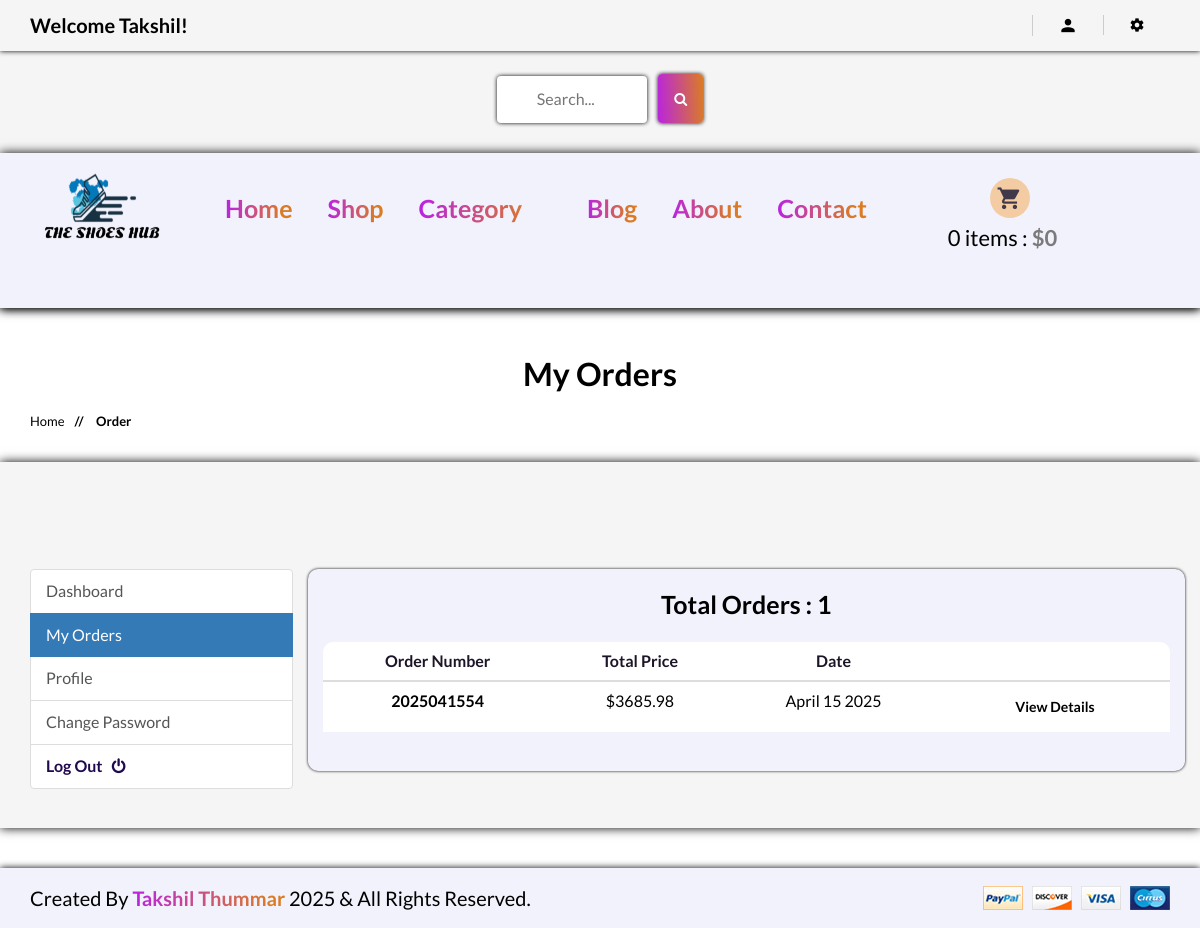
/account/my_orders/ (signed in), run on the app's committed database.
### accounts/models.py (models this page shows, shortened)
class Account(AbstractBaseUser):
    first_name = models.CharField(max_length=50)
    last_name = models.CharField(max_length=50)
    username = models.CharField(max_length=50, unique=True)
    email = models.EmailField(max_length=100, unique=True)
    Phone_number = models.CharField(max_length=50)
    is_admin = models.BooleanField(default=False)
    is_staff = models.BooleanField(default=False)
    is_active = models.BooleanField(default=False)
    is_superadmin = models.BooleanField(default=False)
    date_joined_for_format = models.DateTimeField(auto_now_add=True)
    last_login_for_format  = models.DateTimeField(auto_now_add=True)
    USERNAME_FIELD = 'email'
    REQUIRED_FIELDS = ['username', 'first_name', 'last_name']
    objects = AccountManger()

### orders/models.py (models this page shows, shortened)
class Order(models.Model):
    STATUS = (
        ('New', 'New'),
        ('Accepted', 'Accepted'),
        ('Completed', 'Completed'),
        ('Cancelled', 'Cancelled'),
    )
    user = models.ForeignKey(Account, on_delete=models.SET_NULL, null=True)
    payment = models.ForeignKey(Payment, on_delete=models.SET_NULL, blank=True, null=True)
    order_number = models.CharField(max_length=20)
    first_name = models.CharField(max_length=50)
    last_name = models.CharField(max_length=50)
    phone = models.CharField(max_length=15)
    email = models.EmailField(max_length=50)
    address = models.TextField(max_length=1000)
    country = models.CharField(max_length=50)
    state = models.CharField(max_length=50)
    city = models.CharField(max_length=50)
    order_note = models.CharField(max_length=1000, blank=True)
    order_total = models.FloatField()
    tax = models.FloatField()
    status = models.CharField(max_length=10, choices=STATUS, default='New')
    ip = models.CharField(blank=True, max_length=20)
    is_ordered = models.BooleanField(default=False)
    created_at = models.DateTimeField(auto_now_add=True)
    updated_at = models.DateTimeField(auto_now=True)
    def order_created(self):
        return self.created_at.strftime('%B %d %Y')

### accounts/views.py (the view)
# urls.py: path('my_orders/', views.my_orders, name='my_orders'),
@login_required(login_url = 'accounts:login')
def my_orders(request):
    orders = Order.objects.filter(user=request.user, is_ordered=True).order_by('-created_at')
    orders_count = orders.count()
    context = {
        'orders':orders,
        'orders_count':orders_count,
    }
    return render(request, 'shop/accounts/dashboard/my_orders.html', context)

### shop/context_processors.py (called while the page is built)
def category_list(request):
    return {
        'categories' : Category.objects.all(),
    }

### shop/models.py (called while the page is built)
    def get_category_slug_url(self):
        return reverse('shop:categries', args=[self.slug])

### templates/shop/accounts/dashboard/my_orders.html (shortened to what this page needs)
{% extends '../../../base.html' %} {% load static %} {% block title %}My Orders{% endblock title %} {% block content %}
<div class="pages-title section-padding" style="margin-bottom:30px;">
    <div class="container">
        <div style="background: white" class="row">
            <div class="col-xs-12">
                <div class="pages-title-text text-center">
                    <h2 style="color: black">My Orders</h2>
                    <ul class="text-left" style="margin-top: -30px; margin-bottom: 40px;">
                        <li><a style="color: black" href="\">Home </a></li>
                        <li style="color: black"><span> // </span>Order</li>
                    </ul>
                </div>
            </div>
        </div>
    </div>
</div>
<section style="margin-bottom:40px; background: #f5f5f5; padding-top: 70px; box-shadow: 0 0 10px black;" class="section-conten padding-y bg">
    <br><br>
    <div class="container">
        <div class="row">
            {% include "includes/dashboard_slider.html" %}
            <main style="background: #f2f2fc; box-shadow: 0 0 3px black; border-radius:10px" class="col-md-9">
                <article class="card"><br>
                    <header class="card-header text-center">
                        <strong style="font-size:25px; color: black;" class="d-inline-block mr-3">Total Orders : {{orders_count}}</strong>
                    </header>
                    <br> {% if orders_count >= 1 %}
                    <table class="table table-hover text-center">
                        <thead>
                            <tr>
                                <th style="background: white; color:#1C1427;font-size:16px;border-radius:10px 0  0 0 ; " scope="col">Order Number</th>
                                <th style="background: white; color:#1C1427;font-size:16px" scope="col">Total Price</th>
                                <th style="background:white; color:#1C1427;font-size:16px" scope="col">Date</th>
                                <th style="background: white; color:#1C1427;font-size:16px; border-radius:0 10px 0 0 " scope="col"></th>
                            </tr>
                        </thead>
                        <tbody>
                            {% for order in orders %}
                            <tr class='hav'>
                                <th style="background: white; color: black; font-size:16px" class="text-center" scope="row">{{order.order_number}}</th>
                                <td style="background:white; color: black; font-size:16px">${{order.order_total}}</td>
                                <td style="background:white; color: black; font-size:16px">{{order.order_created}}</td>
                                <td style="background:white; font-size:16px"><b><a class="btn" style="background: white; color:#000" href='{% url "accounts:order_detail" order.order_number%}'><b>View Details</b></a>
                                    </b>
                                </td>
                            </tr>
                            {% endfor %}
                        </tbody>
                    </table>
                    <br>
                        {% endif %}
                </article>
            </main>
            <br>
            </div>
        </div>
    <br>
</section>
{% endblock content %}

### templates/base.html (shortened to what this page needs)
{% load static %}
<!doctype html>
<html class="no-js" lang="">
<head>
    <link href="/media/fonts/fontawesome/css/all.min.css" type="text/css" rel="stylesheet" />
    <link rel="stylesheet" href="{% static 'css/bootstrap.min.css' %}">
    <link rel="stylesheet" href="{% static 'css/animate.css' %}">
    <link rel="stylesheet" href="{% static 'css/materialdesignicons.min.css' %}">
    <link rel="stylesheet" href="{% static 'css/jquery.simpleLens.css' %}">
    <link rel="stylesheet" href="{% static 'css/jquery-ui.min.css' %}">
    <link rel="stylesheet" href="{% static 'css/meanmenu.min.css' %}">
    <link rel="stylesheet" href="{% static 'css/nivo-slider.css' %}">
    <link rel="stylesheet" href="{% static 'css/owl.carousel.css' %}">
    <link rel="stylesheet" href="{% static 'css/style.css' %}">
    <link rel="stylesheet" href="{% static 'css/responsive.css' %}">
    <link rel="stylesheet" href="https://cdnjs.cloudflare.com/ajax/libs/font-awesome/4.7.0/css/font-awesome.min.css">
</head>
<body>
    <header class="header-one header-two" style="background-color: #f5f5f5; box-shadow: 0 0 10px black;">
        <div class="header-top-two" style="background-color: #f5f5f5; box-shadow: 0 0 5px black; margin-bottom: 15px;">
            <div class="container text-center">
                <div class="row">
                    <div class="col-sm-12">
                        <div class="middel-top">
                            {% if user.id is None %}
                            <div class="left floatleft">
                                <p style="color: black;  font-weight: 800; font-size: 20px;"><b>Welcome Guest!</b></p>
                            </div>
                            {% else %}
                            <div class="left floatleft">
                                <p style="color: black; font-weight: 800; font-size: 20px;"><b>Welcome {{user.first_name | capfirst}}!</b></p>
                            </div>
                            {% endif %}
                        </div>
                        <div class="middel-top clearfix">
                            <ul class="clearfix right floatright">
                                <li style="color: black;">
                                    <a href="#" style="color: black;  font-weight: 800; font-size: 20px;"><i class="mdi mdi-account"></i></a>
                                </li>
                                {% if user.is_authenticated %}
                                <li style="color: black;">
                                    <a href="#" style="color: black;"><i class="mdi mdi-settings"></i></a>
                                </li>
                                {% endif %}
                            </ul>
                        </div>
                    </div>
                </div>
            </div>
        </div>
        <div>
            <div class="container text-center">
                <div class="row">
                    <div class="col-sm-12">
                        <form id="searchh" action={% url 'shop:search' %} method="GET">
                            <input type="text" name="keyword" style="border: none; box-shadow: 0 0 4px black; margin-right: 10px;" placeholder="Search...">
                            <button style="height:49px; width: 45px; margin-bottom:6px; box-shadow: 0 0 4px black; background: linear-gradient(267deg, #DA7C25 0.36%, #B923E1 102.06%); margin-left:-1px; border:None " class="btn btn-warning" type="submit"> <i style="color:white; " class="fa fa-search"></i> </button>
                        </form>
                    </div>
                </div>
            </div>
        </div>
        <div class="index-page" style="background-color: #f2f2fc; margin-top: 20px; box-shadow: 0 0 10px black;">
            <div class="container text-center">
                <div class="row" style="margin-top: -5px;">
                    <div class="col-sm-2">
                        <div class="logo">
                            <a href="\"><img src="{% static 'img/logo-1.png' %}" alt="Logo" style="height: 200px; width: 200px; margin-top: -30px; margin-bottom: -50px;"></a>
                        </div>
                    </div>
                    <div class="col-sm-8">
                        <div class="header-middel">
                            <div class="mainmenu ">
                                <nav>
                                    <ul>
                                        <li class="nav-text-color"><a href="\">Home</a></li>
                                        <li class="nav-text-color"><a href="{% url 'shop:shop' %}">Shop</a></li>
                                        <li class="nav-text-color"><a href="#">Category <i class="mdi mdi-arrow-down"></i></a>
                                        </li>
                                        <li class="nav-text-color"><a href="{% url 'shop:blog' %}">Blog</a></li>
                                        <li class="nav-text-color"><a href="{% url 'shop:about' %}">About</a></li>
                                        <li class="nav-text-color"><a href="{% url 'shop:contact' %}">Contact</a></li>
                                    </ul>
                                </nav>
                            </div>
                        </div>
                    </div>
                    <div class="col-sm-2" style="margin-bottom: 20px;">
                        <div class="cart-itmes">
                            <a class="cart-itme-a" href="{% url 'cart:cart' %}"> <i class="mdi mdi-cart"></i> {{quantityyy}} items : <strong>${{totalll}}</strong> </a>
                        </div>
                    </div>
                </div>
            </div>
        </div>
    </header>
    <br>
    {% block content %} {% endblock content %}
    <footer>
        <div style="background:#f2f2fc; box-shadow: 0 0 7px black;" class="footer-bottom">
            <div class="container">
                <div class="row">
                    <div class="col-xs-12 col-sm-6">
                        <p style="font-size: 20px; font-weight: 500; color: black;">Created By <span style="background: linear-gradient(270deg, #DA7C25 10%, #B923E1 100%);
                            background-clip: text;
                            -webkit-text-fill-color: transparent; font-weight: 800;"><b>Takshil Thummar</b></span> 2025 & All Rights Reserved.</p>
                    </div>
                    <div class="col-xs-12 col-sm-6 text-right">
                        <a href="#"><img src="{% static 'img/footer/payment.png' %}" alt="" /></a>
                    </div>
                </div>
            </div>
        </div>
    </footer>
</body>
</html>

### templates/base.html (style rules this page uses)
#searchh input[type=text] { width: 150px; margin-top: 10px; margin-bottom: 10px; box-sizing: border-box; border: 2px solid #f4cca4; border-radius: 4px; font-size: 16px; color: #1c1427; background-color: #fff; background-position: 10px 10px; background-repeat: no-repeat; padding: 12px 20px 12px 40px; -webkit-transition: width 0.4s ease-in-out; transition: width 0.4s ease-in-out; }

### data on the page
Account: first_name "Takshil"
Order: order_number "2025041554", order_total "3685.98", order_created "April 15 2025"

### other printed values
{{ quantityyy }} "0"
{{ totalll }} "0"
{{ orders_count }} "1"
